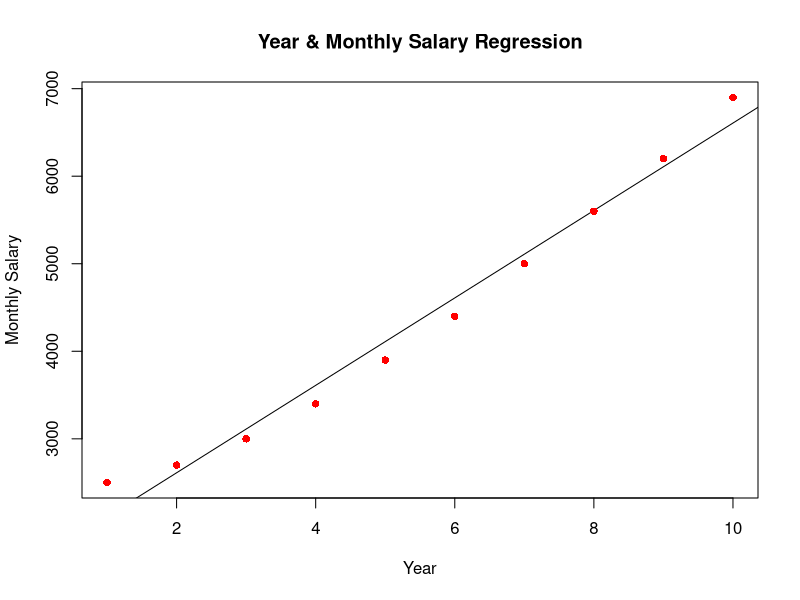

Write R code to recreate this figure.
#Variables
x <- c(1, 2, 3, 4, 5, 6, 7, 8, 9, 10) #year
y <- c(2500, 2700, 3000, 3400, 3900, 4400, 5000, 5600, 6200, 6900) #monthly salary

#Init df
df <- data.frame(x, y)
df_train <- df[1:7,]
df_test <- df[8:10,]

#Apply lm()
relation <- lm(y~x, df_train)
print(relation)

#Prediction
x_test <- data.frame(x = df_test$x)
result <- predict(relation, x_test)
print(result)

#Performance Measurements
mape <- mean(abs((df_test$y - result) / df_test$y) * 100)
paste("The error - MAPE is: ", round(mape,digit=2),"%")

#Plot
plot(x,y,col = "red",main = "Year & Monthly Salary Regression", abline(lm(y~x)), pch = 16, xlab = "Year", ylab = "Monthly Salary")